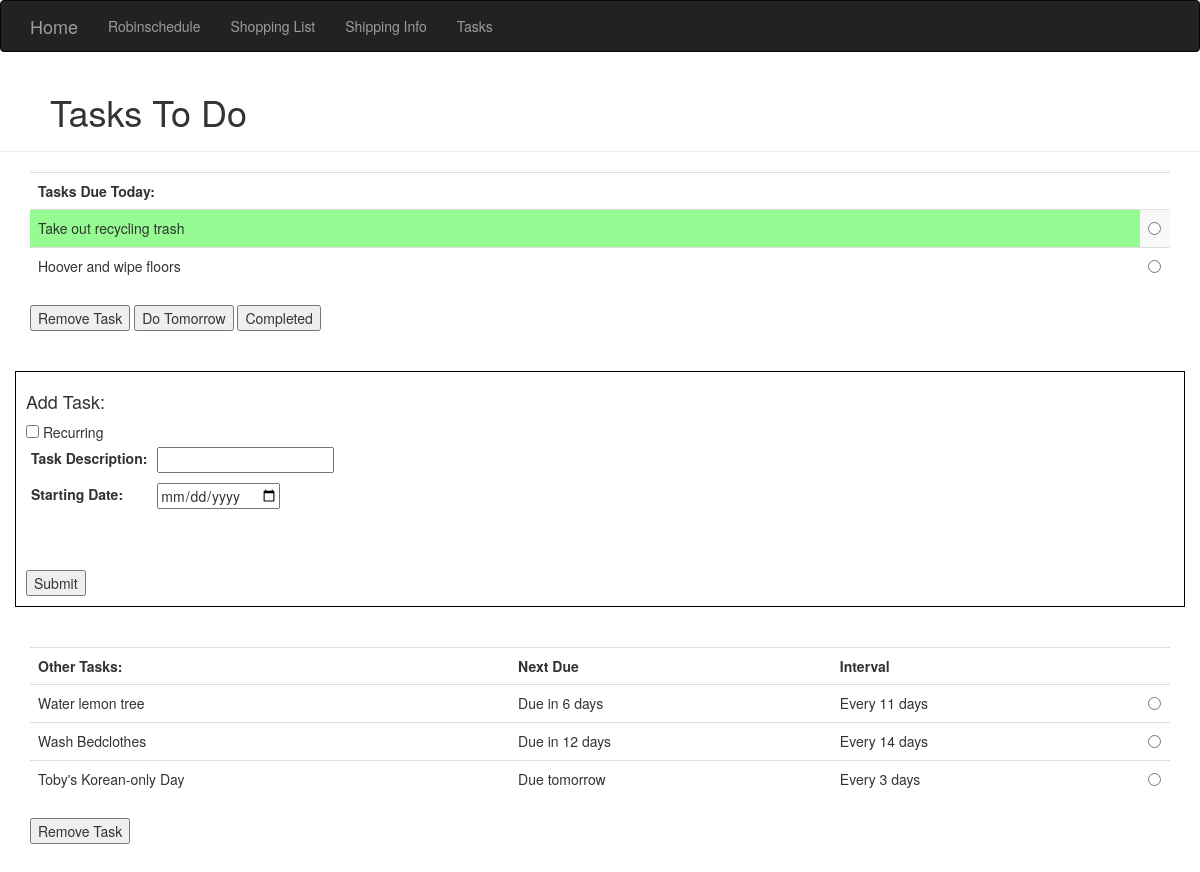
The page /tasks on the database its author committed.
### homeSite.py (models this page shows)
class Tasks(db.Model): # Keep task object information
    __tablename__ = 'tasks'
    id = db.Column(db.Integer, primary_key=True)
    name = db.Column(db.String(64))
    isSingleUse = db.Column(db.Boolean(), default=False)
    createdDate = db.Column(db.DateTime())
    interval = db.Column(db.Integer())
    delay = db.Column(db.Integer(), default=0)
    completedDate = db.Column(db.DateTime()) #No date = not completed. Save date, and when this date is past, task can be removed automatically.

### homeSite.py (the view, shortened to what this page needs)
@app.route('/tasks', methods=['GET', 'POST'])
def tasks():
    loadedTasks = Tasks.query.all()
    loadedTasks_taskObjects = []
    for task in loadedTasks:
        if task.isSingleUse:
            print(f'Task {task.name} is one-time')
            if task.createdDate < getTimelessDate(datetime.today()):
                print("Scheduled one-time task was scheduled for before today :S")
                db.session.delete(task)
                db.session.commit()
            elif task.completedDate:
                if getTimelessDate(task.completedDate) < getTimelessDate(datetime.today()):
                    print("It's old and will be removed")
                    db.session.delete(task)
                    db.session.commit()
                else: #Tasks here are complete, but they were completed today.
                    taskObject = oneTimeTask(name=task.name, scheduledDate=task.createdDate, delayedDays=task.delay, completedDate=task.completedDate)
                    loadedTasks_taskObjects.append(taskObject)
            else: #Tasks that get here have no completed date, i.e they are still to be done.
                taskObject = oneTimeTask(name=task.name, scheduledDate=task.createdDate, delayedDays=task.delay)
                loadedTasks_taskObjects.append(taskObject)
        else:
            taskObject = recurringTask(name=task.name, createdDate=task.createdDate, interval=task.interval, delayedDays=task.delay, completedDate=task.completedDate)
            loadedTasks_taskObjects.append(taskObject)
    dueToday = [task for task in loadedTasks_taskObjects if task.isDue(datetime.today())]
    otherTasks = [task for task in loadedTasks_taskObjects if not task.isDue(datetime.today())]
    return render_template('tasks.html', todayTasks=dueToday, otherTasks=otherTasks)

### tasks.py (called while the page is built)
def getTimelessDate(dateObject):
    if dateObject:
        return datetime(dateObject.year, dateObject.month, dateObject.day)
    else:
        return None

    @property
    def delay(self):
        return self.__delay

    def isDue(self, queryDate):
        timeLessQueryDate = getTimelessDate(queryDate)
        dateDifference = timeLessQueryDate - (self.createdDate + self.delay)
        if dateDifference == timedelta(0):
            return True
        elif dateDifference % self.interval == timedelta(0):
            return True
        return False

### templates/tasks.html (shortened to what this page needs)
{% extends "base.html" %}
{% block content %}
<div class="page-header" style="padding-left: 50px;">
    <h1>Tasks To Do</h1>
</div>
<div class="container">
    <table class="table taskTable">
        <th id="item">Tasks Due Today:</th>
        <th id="selection"></th>
        {% if todayTasks %}
            <form method="POST">
                {% for task in todayTasks %}
                    <tr>
                        {% if task.completedDate %}
                        <td id="task">
                        {% else %}
                        <td id="task" class="stillToBeDone">
                        {% endif %}
                            {{task.name}}</td>
                        <td id="selection"><input type="radio" name="taskToUpdate" value="{{task.name}}"></td>
                    </tr>
                {% endfor %}
    </table>
    <input type="submit" name="remove" value="Remove Task">
    <input type="submit" name="delay" value="Do Tomorrow">
    <input type="submit" name="complete"value="Completed">
        {% else %}
    </table>
    <div class="container" style="text-align: center;">
        No tasks due today.
    </div>
        {% endif %}
</div>
<br/>
<br/>
<div class="container" style="border: 1px solid black; padding: 10px;">
    <h4>Add Task:</h4>
    <form method=POST name="addTask">
        <input type="checkbox" name="isRecurring" value="True" id=recurringTrigger> Recurring
        <table>
            <tr>
                <td>
                    <label for="taskDescription">Task Description:</label>
                </td>
                <td>
                    <input type="text" id="taskDescription" name="taskDescription" required>
                </td>
            </tr>
            <tr>
                <td>
                    <label for="taskDate">Starting Date:</label>
                </td>
                <td>
                    <input type="date" id="taskDate" name="taskDate" required>
                </td>
            </tr>
            <tr style="height: 20px;">
            </tr>
        </table>
    <input type="submit" name="addTask">
    </form>
</div>
<br/>
<br />
<div class="container">
    <table class="table">
        <th id="item">Other Tasks:</th>
        <th id="date">Next Due</th>
        <th id="interval">Interval</th>
        <th id="selection"></th>
        {% if otherTasks %}
        <form method="POST">
                {% for task in otherTasks %}
                    <tr>
                        <td id="task">{{task.name}}</td>
                        <td id="date">{{task.dueDate}}</td>
                        <td id="interval">
                            {% if task.interval %}
                                    Every {{ task.interval.days}} days
                            {% else %}
                                    Once
                            {% endif %}
                        </td>
                        <td id="selection"><input type="radio" name="undueTaskToRemove" value="{{task.name}}"></td>
                    </tr>
                {% endfor %}
    </table>
    <input type="submit" name="removeOther" value="Remove Task">
        {% else %}
    </table>
    <div class="container" style="text-align: center;">
        No tasks
    </div>
        {% endif %}
</div>
<br>
<br>
{% endblock %}

### templates/base.html (shortened to what this page needs)
{% extends "bootstrap/base.html" %}
{% block navbar %}
<div class="navbar navbar-inverse" role="navigation">
    <div class="container">
        <div class="navbar-header">
            <a class="navbar-brand" href="/">Home</a>
        </div>
        <div class="navbar-collapse collapse">
            <ul class="nav navbar-nav">
                <li><a href="/schedule">Robinschedule</a></li>
                <li><a href="/shopping">Shopping List</a></li>
                <li><a href="/shipping">Shipping Info</a></li>
                <li><a href="/tasks">Tasks</a></li>
            </ul>
        </div>
    </div>
</div>
{% endblock %}

### templates/tasks.html (style rules this page uses)
.stillToBeDone { background-color: rgba(13, 255, 5, 0.418); }
.taskTable tr:nth-child(odd) { background-color: #ffffff; }
.taskTable tr:nth-child(even) { background-color: #f8f8f8; }
#selection { width:30px; }
td { padding:5px }

### rows shown on the page
Tasks: name "Take out recycling trash"
Tasks: name "Hoover and wipe floors"
Tasks: name "Water lemon tree", dueDate "Due in 6 days", interval.days "11"
Tasks: name "Wash Bedclothes", dueDate "Due in 12 days", interval.days "14"
Tasks: name "Toby's Korean-only Day", dueDate "Due tomorrow", interval.days "3"
